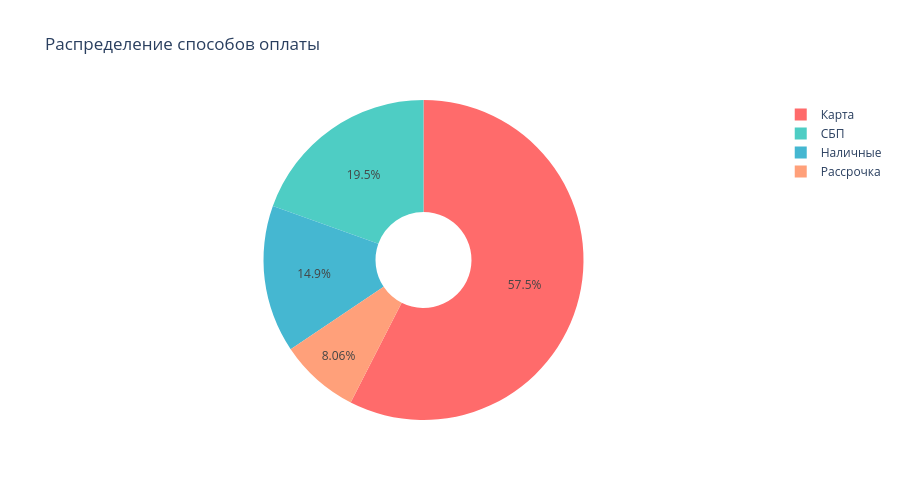

Notebook source saved alongside this figure:
### Code cell
# Pie chart для способов оплаты
fig = go.Figure(data=[go.Pie(
    labels=payment_stats.index,
    values=payment_stats['Количество'],
    hole=.3,
    marker_colors=['#FF6B6B', '#4ECDC4', '#45B7D1', '#FFA07A']
)])

fig.update_layout(
    title='Распределение способов оплаты',
    height=500
)

fig.show()

### Figure 1 — Plotly figure (JSON) as saved in the notebook; plotly's stock layout.template omitted (floating-point values rounded to 4 significant figures)
{"data": [{"hole": 0.3, "labels": ["Карта", "СБП", "Наличные", "Рассрочка"], "marker": {"colors": ["#FF6B6B", "#4ECDC4", "#45B7D1", "#FFA07A"]}, "type": "pie", "values": [1947, 661, 504, 273]}], "layout": {"height": 500, "title": {"text": "Распределение способов оплаты"}}}
